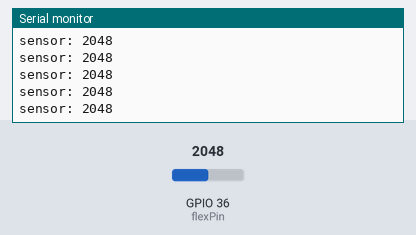
This sketch was run on a simulated ESP32. Shown: the last lines printed to the serial monitor. The test bench sets the inputs (shaded band); at power-on: GPIO 36 (flexPin) = 2048.

Above: at 1.2 s.
1.3 s: GPIO 36 (flexPin) set to 2340
At 2.4 s:
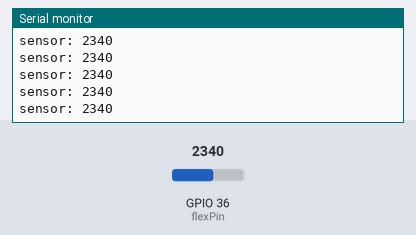
2.8 s: GPIO 36 (flexPin) set to 2260
At 3.4 s:
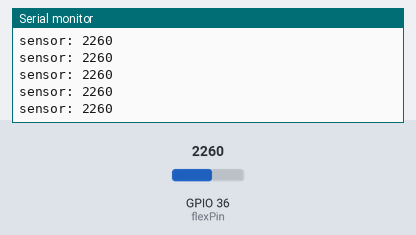
Timing chart, 0 to 5.8 s (numbered marks = the images above; inputs shaded):
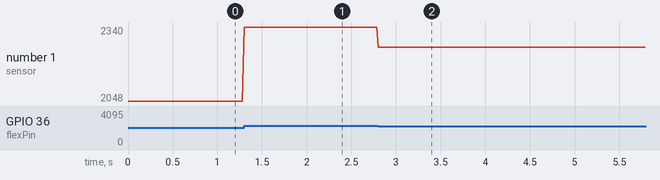

Measured:
- after the input at 1.3 s, the serial monitor: prints a new line at once (image 1)
- after the input at 2.8 s, the serial monitor: prints a new line at once (image 2)
- plotted number 1: 2048 → 2340 after the input at 1.3 s, 2340 → 2260 after the input at 2.8 s

The sketch:

flex.ino
```cpp
#include <WiFi.h>
#include <WebServer.h>

// Access Point Credentials
const char* apSSID = "GestureRobotNetwork";
const char* apPassword = "RobotControl123";

// Web Server Setup
WebServer server(80);  // Standard HTTP port

// Flex Sensor Pin
const int flexPin = A0;  // Analog pin for flex sensor

void setup() {
  Serial.begin(115200);

  // Set up Access Point
  WiFi.softAP(apSSID, apPassword);

  Serial.println("Access Point Started");
  Serial.print("IP Address: ");
  Serial.println(WiFi.softAPIP());

  // Define server routes
  //server.on("/", HTTP_GET, handleRoot);
  server.on("/move", HTTP_GET, handleMove);

  // Start server
  server.begin();
}

void loop() {
  // Handle client requests
  int flexValue;
  flexValue = analogRead(flexPin);
  Serial.print("sensor: ");
  Serial.println(flexValue);

  delay(20);
  server.handleClient();
}

// void handleRoot() {
//   String html = "<html><body>";
//   html += "<h1>Gesture Controlled Robot</h1>";
//   html += "<p>Current Flex Sensor Value: " + String(analogRead(flexPin)) + "</p>";
//   html += "</body></html>";
//   server.send(200, "text/html", html);
// }

void handleMove() {
  // Read flex sensor value
  int flexValue = analogRead(flexPin);

  // Determine movement command based on flex sensor
  String command = mapFlexToCommand(flexValue);

  // Send response to client
  server.send(200, "text/plain", command);
  delay(500);
}

String mapFlexToCommand(int flexValue) {
  if (flexValue < 2300) {
    return "BACKWARD";
  }
  if (flexValue > 2700) {
    return "FORWARD";
  }
  else {
    return "STOP";
  }
}
```
